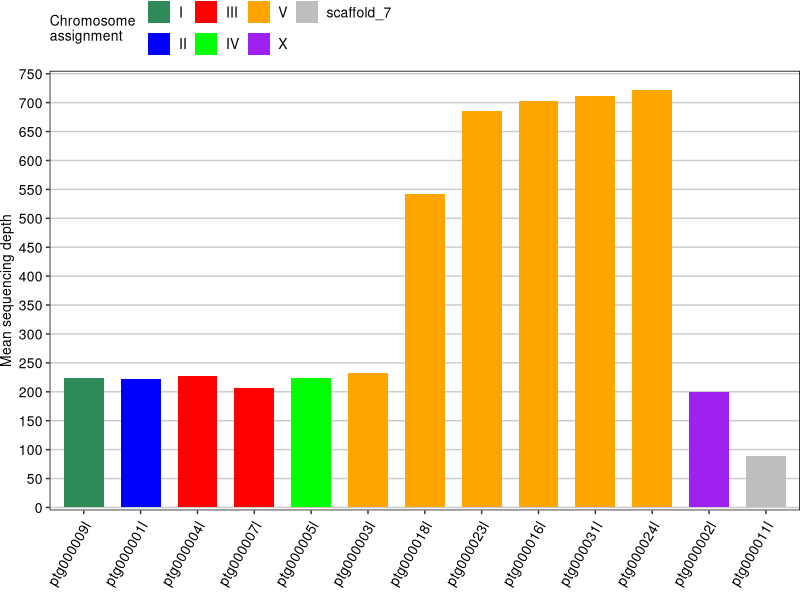
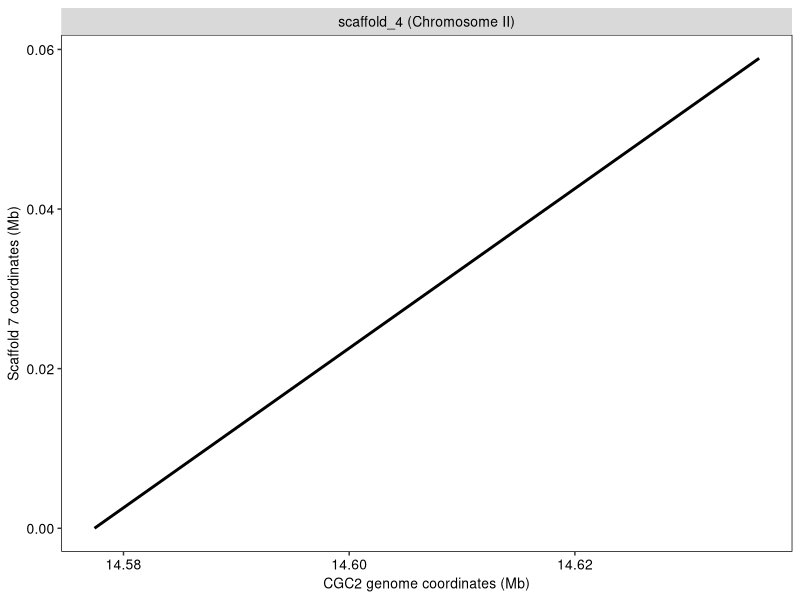
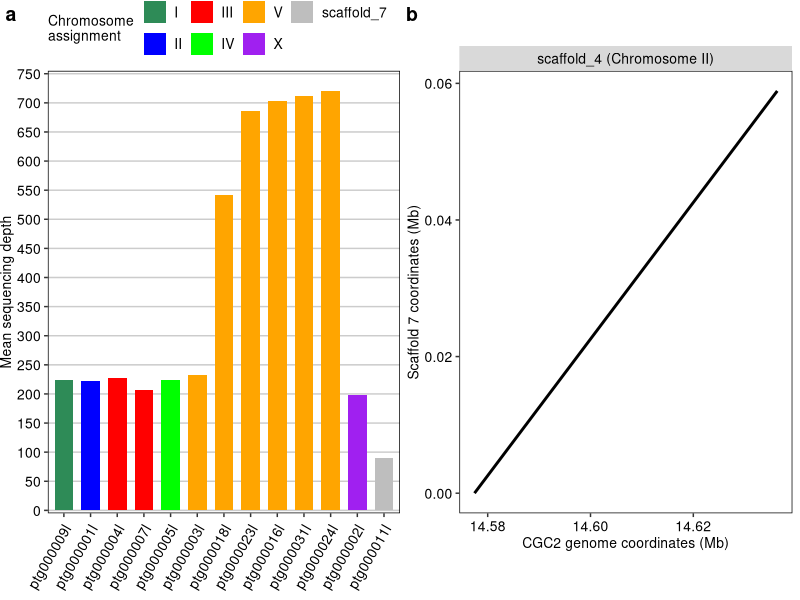
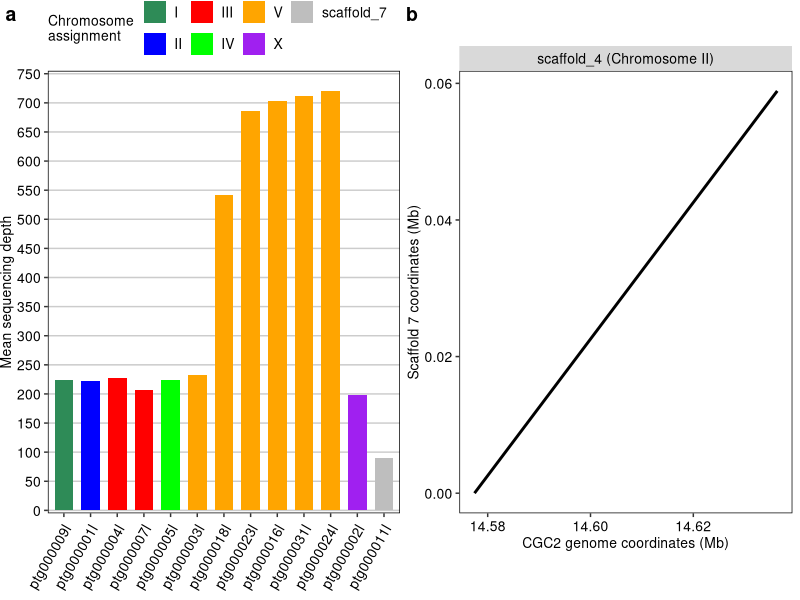

The R script that drew these images, in order:
library(dplyr)
library(readr)
library(ggplot2)
library(cowplot)

# Hi-C contig coverage:
cov <- readr::read_tsv("../../processed_data/scaffolding/HiC_contig_coverage.tsv") %>%
  dplyr::select(contig, coverage, meandepth) 

# Loading in scaffolds and corresponding contigs
chrom_cont <- readr::read_tsv("../../processed_data/scaffolding/scaffold_contig_IDs.tsv", col_names = c("scaffold","contig")) %>%
  dplyr::mutate(chrom = ifelse(scaffold == "scaffold_1","X", # assigning scaffolds to their chromosome ID
                               ifelse(scaffold == "scaffold_2","V",
                                      ifelse(scaffold == "scaffold_3","IV",
                                             ifelse(scaffold == "scaffold_4","II",
                                                    ifelse(scaffold == "scaffold_5","I",
                                                           ifelse(scaffold == "scaffold_6","III","scaffold_7"))))))) %>%
  dplyr::left_join(cov, by = "contig") %>% # adding Hi-C coverage per contig information to data frame
  dplyr::mutate(contig = factor(contig, levels = c("ptg000009l","ptg000001l","ptg000004l","ptg000007l",
                                                   "ptg000005l", "ptg000003l","ptg000018l", "ptg000023l", "ptg000016l", "ptg000031l",
                                                   "ptg000024l", "ptg000002l", "ptg000011l"))) %>%
  mutate(chrom = factor(chrom, levels = c("I","II","III","IV","V","X","scaffold_7"))) 

# Plotting Hi-C coverage per 
hic_coverage <- ggplot(chrom_cont, aes(x = contig, y = meandepth, fill = chrom)) +
  geom_col(position = position_dodge(width = 0.8), width = 0.7) +
  scale_y_continuous(
    breaks = seq(0, 800, 50),
    minor_breaks = seq(0, 800, 25),
    expand = c(0, 5)) +
  coord_cartesian(ylim = c(0,750)) +
  scale_fill_manual(values = c("I" = "seagreen", "II" = "blue", "III" = "red", "IV" = "green", "V" = "orange","X" = "purple", "scaffold_7" = "gray")) +
  theme(
    axis.title = element_text(size = 10, color = 'black'),
    axis.title.x = element_blank(),
    axis.text.x = element_text(size = 10, color = 'black', angle = 60, hjust = 1.05),
    panel.background = element_blank(),
    panel.grid.major= element_line(color = 'gray80'),
    legend.text = element_text(size = 10, color = 'black'),
    legend.title = element_text(size = 10, color = 'black'),
    legend.position = 'top',
    # legend.justification = "left", 
    legend.justification = c(0, 0.5),
    legend.margin = margin(0, 0, 0, 0),     
    legend.box.margin = margin(0, 0, 0, 0), 
    legend.box.just = "left",
    plot.margin = margin(b = 10),
    panel.grid.major.x = element_blank(),
    axis.text.y = element_text(size = 10, color = 'black'),
    panel.border = element_rect(fill = NA)) +
  labs(y = "Mean sequencing depth", fill = "Chromosome \nassignment") 
hic_coverage


# Scaffold 7 aligned to scaffolded CGC2 genome
scaff_7 <- readr::read_tsv("../../processed_data/genome_genome_alignments/scaffold7_CGC2.transformed.tsv", col_names = c("s7S","s7E","CGS","CGE","L1","L2","IDY","LENR","LENQ","scaffold_7","CGC2_scaffold")) %>%
  dplyr::mutate(CGC2_scaffold = ifelse(CGC2_scaffold == "scaffold_1","scaffold_1 (Chromosome X)", 
                                       ifelse(CGC2_scaffold == "scaffold_2","scaffold_2 (Chromosome V)",
                                              ifelse(CGC2_scaffold == "scaffold_3","scaffold_3 (Chromosome IV)",
                                                     ifelse(CGC2_scaffold == "scaffold_4","scaffold_4 (Chromosome II)",
                                                            ifelse(CGC2_scaffold == "scaffold_5","scaffold_5 (Chromosome I)",
                                                                   ifelse(CGC2_scaffold == "scaffold_6","scaffold_6 (Chromosome III)", CGC2_scaffold))))))) 

# Plotting the alingment(s) of scaffold 7 to CGC2 genome
sc_7_aln <- ggplot(scaff_7 %>% dplyr::filter(L1 > 30000)) + # removing short alignments of scaffold 7
  geom_segment(aes(x = CGS / 1e6, xend = CGE / 1e6, y = s7S / 1e6, yend = s7E / 1e6), color = "black", linewidth = 1) +
  facet_wrap(~CGC2_scaffold, scales = "free") +
  theme(
    panel.background = element_blank(),
    axis.title = element_text(size = 10, color = 'black'),
    panel.grid = element_blank(),
    strip.text = element_text(size = 10, color = 'black'),
    axis.text = element_text(size = 10, color = 'black'),
    panel.border = element_rect(fill = NA)) +
  labs(y = "Scaffold 7 coordinates (Mb)", x = "CGC2 genome coordinates (Mb)")
sc_7_aln


# Create final plot:
final_plot <- cowplot::plot_grid(
  hic_coverage, sc_7_aln,
  labels = c("a","b"),
  nrow = 1,
  align = "h",
  axis = "tb"
)
final_plot


# Save the plot
ggsave("../../figures/supplementary/duplicate_haplotig.png", final_plot, width = 7, height = 5, dpi = 600)
